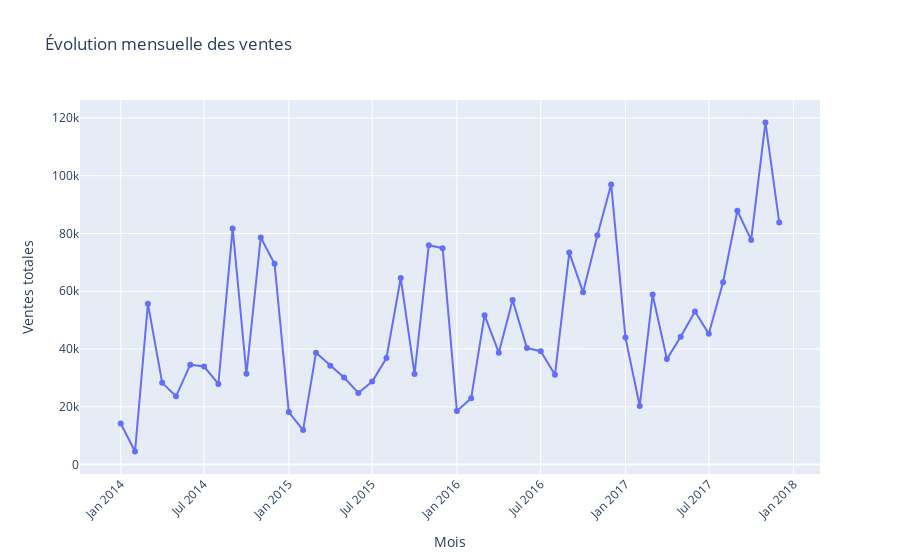

The cell this chart's notebook holds for it:
### Markdown cell above
### Visualisation 1 : Évolution temporelle des ventes

### Code cell
# 1.6 Visualisation 1 : Évolution temporelle des ventes mensuelles
if "year_month" not in df.columns:
    raise ValueError("La colonne year_month est requise. Vérifiez la conversion des dates.")

monthly_sales = df.groupby("year_month").agg({
    "revenue": "sum",
    "order_id": "nunique"
}).reset_index().sort_values("year_month")

fig_line = px.line(
    monthly_sales,
    x="year_month",
    y="revenue",
    markers=True,
    title="Évolution mensuelle des ventes",
    labels={"year_month": "Mois", "revenue": "Ventes totales"},
    hover_data={"order_id": True, "revenue": ":.2f"}
)
fig_line.update_layout(xaxis_tickangle=-45)
fig_line.show()

### Figure 1 — Plotly figure (JSON) as saved in the notebook; plotly's stock layout.template omitted (floating-point values rounded to 4 significant figures)
{"data": [{"customdata": [[32], [28], [71], [66], [69], [66], [65], [72], [130], [78], [151], [141], [29], [36], [79], [72], [74], [68], [66], [68], [140], [87], [158], [161], [48], [45], [86], [89], [108], [97], [96], [90], [192], [105], [183], [176], [69], [53], [118], [116], [118], [133], [111], [111], [226], [147], [261], [224]], "hovertemplate": "Mois=%{x}<br>Ventes totales=%{y:.2f}<br>order_id=%{customdata[0]}<extra></extra>", "legendgroup": "", "line": {"color": "#636efa", "dash": "solid"}, "marker": {"symbol": "circle"}, "mode": "lines+markers", "name": "", "orientation": "v", "showlegend": false, "type": "scatter", "x": ["2014-01", "2014-02", "2014-03", "2014-04", "2014-05", "2014-06", "2014-07", "2014-08", "2014-09", "2014-10", "2014-11", "2014-12", "2015-01", "2015-02", "2015-03", "2015-04", "2015-05", "2015-06", "2015-07", "2015-08", "2015-09", "2015-10", "2015-11", "2015-12", "2016-01", "2016-02", "2016-03", "2016-04", "2016-05", "2016-06", "2016-07", "2016-08", "2016-09", "2016-10", "2016-11", "2016-12", "2017-01", "2017-02", "2017-03", "2017-04", "2017-05", "2017-06", "2017-07", "2017-08", "2017-09", "2017-10", "2017-11", "2017-12"], "xaxis": "x", "y": [14240.0, 4520.0, 55690.0, 28300.0, 23650.0, 34600.0, 33950.0, 27910.0, 81780.0, 31450.0, 78630.0, 69550.0, 18170.0, 11950.0, 38730.0, 34200.0, 30130.0, 24800.0, 28770.0, 36900.0, 64600.0, 31400.0, 75970.0, 74920.0, 18540.0, 22980.0, 51720.0, 38750.0, 56990.0, 40340.0, 39260.0, 31120.0, 73410.0, 59690.0, 79410.0, 97000.0, 43970.0, 20300.0, 58870.0, 36520.0, 44260.0, 52980.0, 45260.0, 63120.0, 87870.0, 77780.0, 118400.0, 83830.0], "yaxis": "y"}], "layout": {"legend": {"tracegroupgap": 0}, "title": {"text": "Évolution mensuelle des ventes"}, "xaxis": {"anchor": "y", "domain": [0, 1], "tickangle": -45, "title": {"text": "Mois"}}, "yaxis": {"anchor": "x", "domain": [0, 1], "title": {"text": "Ventes totales"}}}}
